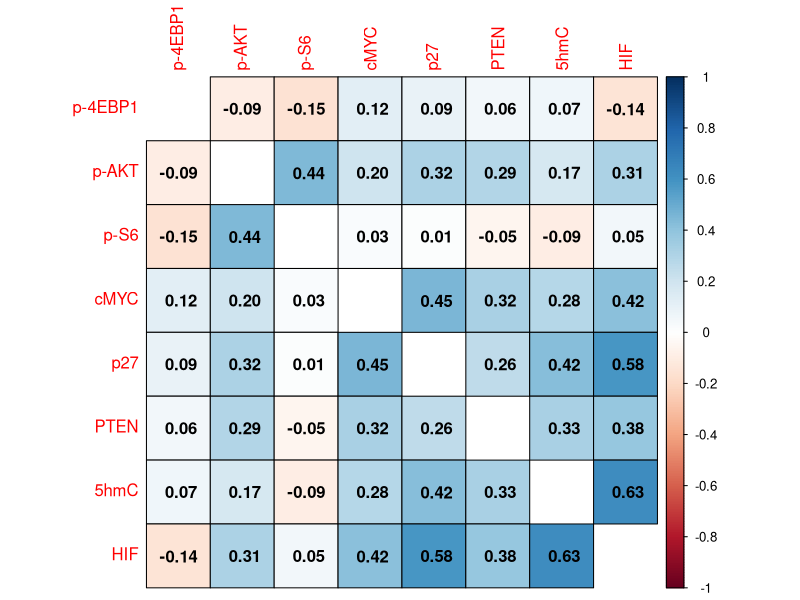

Source code (R):
## ---- chunk 1
# Establishing global options
library(knitr)
opts_chunk$set(echo = FALSE, warning = FALSE, message = FALSE)
options(knitr.table.format = "markdown")
# Loading libraries and scripts
library(corrplot)
library(dplyr)
library(tidyr)
library(stringr)
## ---- chunk 2
# Load the dataset
Data_full <- read.csv("DatasetKidney.csv")
# Fix column names
colnames(Data_full) <- colnames(Data_full) %>%
  str_replace_all("\\.", "_")
# Select primary tumors and biomarkers
Data <- Data_full %>%
  filter(site == "Primary") %>%
  select(hmc_med_tumor, cmyc_tumor:pten_tumor)
# Listo of biomarkers
biomarkers <- c("5hmC", "cMYC", "p27", "p-AKT", "p-S6", "p-4EBP1", "HIF", "PTEN")
colnames(Data) <- biomarkers
## ---- chunk 3
cor_table <- cor(Data, use = "pairwise.complete.obs")
corrplot(cor_table,
  method = "color",
  diag = FALSE,
  outline = TRUE,
  addCoef.col = "black",
  order = "hclust"
)
